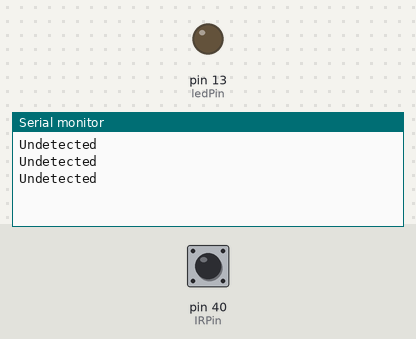
Recording of a sketch running on a simulated Arduino Mega 2560, built with avr-gcc and run on an emulated ATmega2560. Shown: output pins drawn as LEDs (lit = HIGH), the last lines printed to the serial monitor. The test bench sets the inputs (shaded band); at power-on: pin 40 (IRPin) LOW.

Above: at 2.8 s.
2.9 s: pin 40 (IRPin) driven HIGH
At 3.4 s:
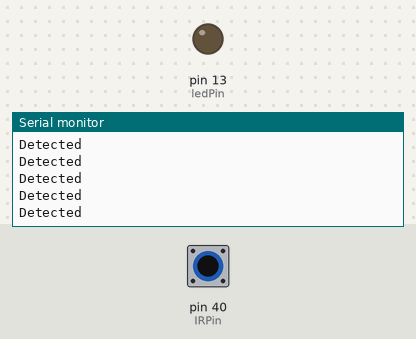
4.9 s: pin 40 (IRPin) pulsed LOW 2 times (0.12 s each, 0.3 s apart)
At 5.7 s:
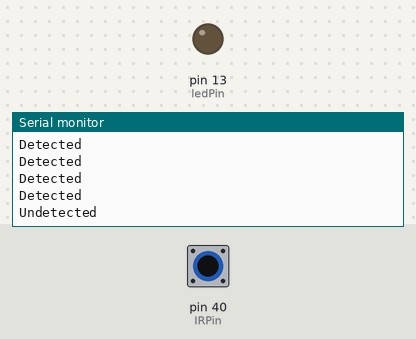

The sketch:

human_infrared.ino
```cpp
const int IRPin = 40;
const int ledPin =  13;

void setup() {
   Serial.begin(9600);
   pinMode(ledPin, OUTPUT);
   pinMode(IRPin, INPUT);
 }
 void loop()
 {
    if (digitalRead(IRPin) == HIGH) {
      digitalWrite(IRPin, HIGH);
      Serial.println("Detected");
    }
    else {
      digitalWrite(ledPin, LOW);
      Serial.println("Undetected");
      delay(1000);
    }

 }
```

Measured:
- after the input at 2.9 s, the serial monitor: prints a new line after 0.10 s (image 1)
